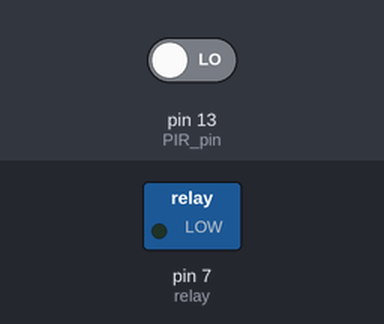
A sketch run on a simulated Arduino Uno, built with avr-gcc and run on an emulated ATmega328P. On the bench: switched loads named in the sketch (green lamp = pin HIGH). The inputs (shaded band) are chosen by the test bench; at power-on: pin 13 (PIR_pin) LOW.

Above: at 1.2 s.
1.3 s: pin 13 (PIR_pin) driven HIGH
At 2.2 s:
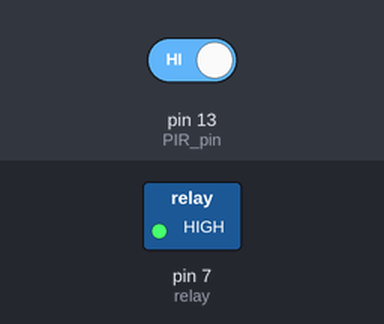
2.8 s: pin 13 (PIR_pin) driven LOW
At 3.3 s:
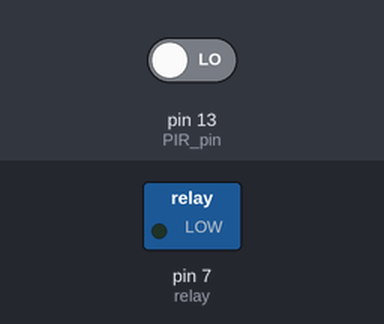
Timing chart, 0 to 5.8 s (numbered marks = the images above; inputs shaded):
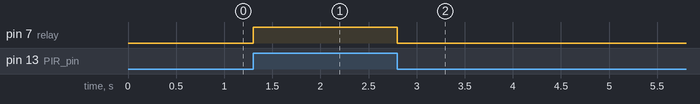

The sketch:

Motion_Detected_Light.ino
```cpp
int relay=7,PIR_pin=13;

void setup()
{
  Serial.begin(9600);
  pinMode(relay,OUTPUT);
  pinMode(PIR_pin,INPUT);
}

void loop()
{
  int PIR_sensor=digitalRead(PIR_pin);
  if(PIR_sensor){
  digitalWrite(relay, HIGH);
  //delay(1000);
  }
  else{
     digitalWrite(relay, LOW);
  //delay(1000);
  }
}
```

Measured:
- after the input at 1.3 s, pin 7 (relay): LOW → HIGH at once
- after the input at 2.8 s, pin 7 (relay): HIGH → LOW at once
